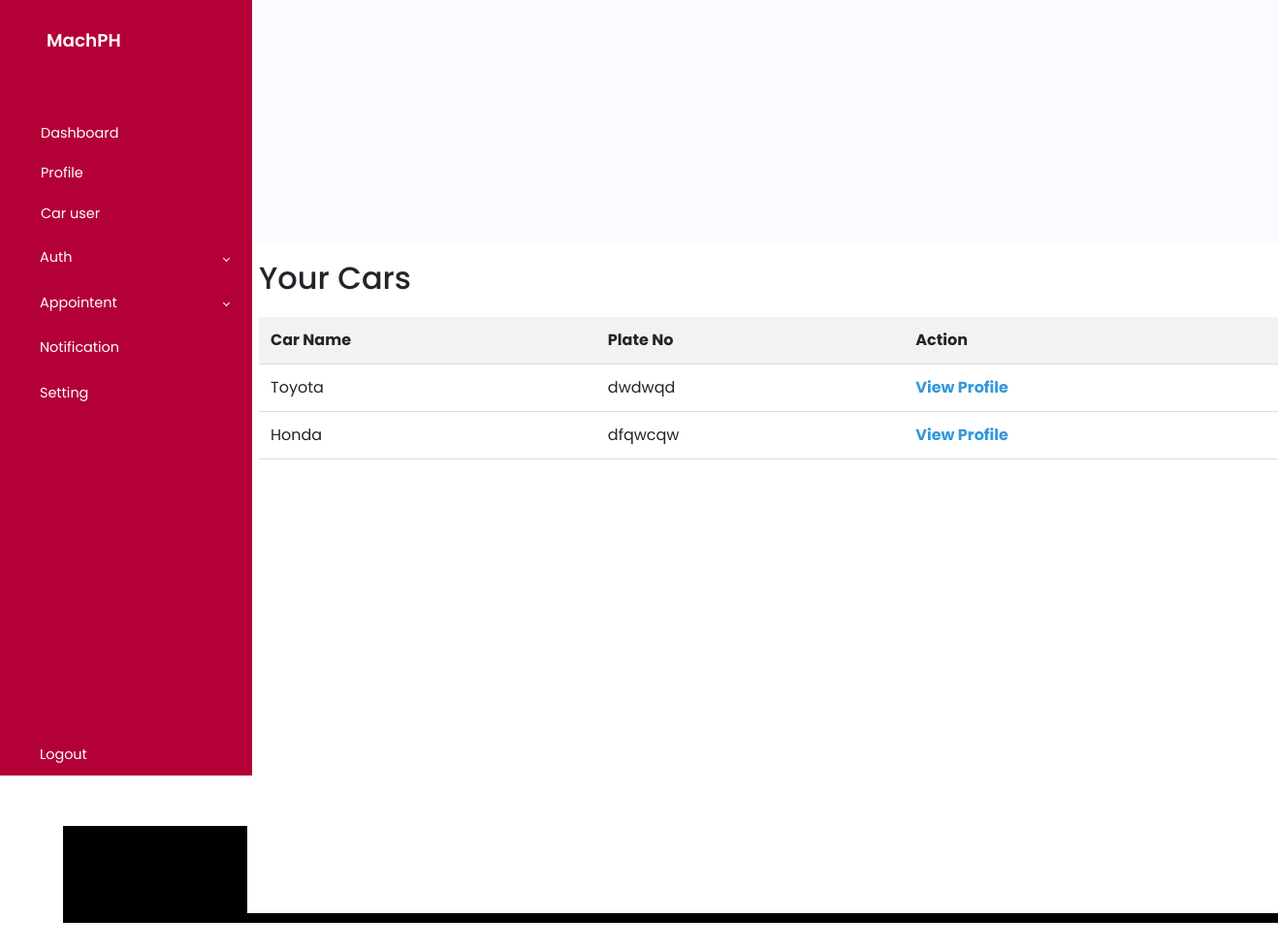
Screenshot of /carusers.php (signed in) with the database file from the repository.
### tables this page shows
CREATE TABLE `car` (
  `car_id` int(11) NOT NULL,
  `plateno` varchar(20) NOT NULL,
  `manufacturer` varchar(50) NOT NULL,
  `carmodel` varchar(50) NOT NULL,
  `year` int(11) NOT NULL,
  `bodyno` varchar(20) NOT NULL,
  `enginecc` int(11) NOT NULL,
  `gas` varchar(20) NOT NULL,
  `user_id` int(11) DEFAULT NULL
);

### carusers.php (the view, shortened to what this page needs)
<?php
include 'config.php';
$user_id = $_SESSION['user_id'];
$car_select = mysqli_query($conn, "SELECT * FROM car WHERE user_id = '$user_id'");
?>
<!DOCTYPE html>
<html lang="en">
<head>
    <link href="https://cdn.jsdelivr.net/npm/bootstrap@5.3.0-alpha3/dist/css/bootstrap.min.css" rel="stylesheet"
>
    <link rel="stylesheet" href="css/nav.css">
    <link rel="stylesheet" href="css/home.css">
    <link rel="stylesheet" href="https://unpkg.com/swiper/swiper-bundle.min.css"/>
    <link rel="stylesheet" href="css/home-second.css">
    <link rel="stylesheet" href="css/carusers.css">
</head>
<body>
    <div class="wrapper">
        <aside id="sidebar">
            <div class="d-flex">
                <button class="toggle-btn" type="button">
                </button>
                <div class="sidebar-logo">
                    <a href="home.php">MachPH</a>
                </div>
            </div>
            <ul class="sidebar-nav">
            <li class="sidebar-item">
                    <a href="home.php" class="sidebar-link">
                    <span class="active" style="margin-left: 13px;">Dashboard</span>
                    </a>
                </li>
                <li class="sidebar-item">
                    <a href="profile.php" class="sidebar-link">
                    <span style="margin-left: 13px;">Profile</span>
                    </a>
                </li>
                <li class="sidebar-item">
                    <a href="carusers.php" class="sidebar-link">
                    <span style="margin-left: 13px;">Car user</span>
                    </a>
                </li>
                <li class="sidebar-item">
                    <a href="#" class="sidebar-link collapsed has-dropdown" data-bs-toggle="collapse"
                        data-bs-target="#auth" aria-expanded="false" aria-controls="auth">
                        <span>Auth</span>
                    </a>
                </li>
                <li class="sidebar-item">
                    <a href="#" class="sidebar-link collapsed has-dropdown" data-bs-toggle="collapse"
                        data-bs-target="#multi" aria-expanded="false" aria-controls="multi">
                        <span>Appointent</span>
                    </a>
                </li>
                <li class="sidebar-item">
                    <a href="#" class="sidebar-link">
                        <span>Notification</span>
                    </a>
                </li>
                <li class="sidebar-item">
                    <a href="#" class="sidebar-link">
                        <span>Setting</span>
                    </a>
                </li>
            </ul>
            <div class="sidebar-footer">
            <a href="login.php" target="_blanck" class="sidebar-link">
                <span>Logout</span>
            </a>
            </div>
        </aside>
    </div>
    <div class="nav-container">
        <div class="upper-nav-container">
                <div class="img-icon-upper-nav">
                    <li><img class="upper-nav-icon-three" src="img/facebook.png" alt="facebook"></li>
                    <li><img class="upper-nav-icon-three" src="img/instagram.png" alt="instagram"></li>
                    <li><img class="upper-nav-icon-three-chrome"src="img/chrome.png" alt="chrome"></li>
                </div>
            <div class="upper-nav-icons-info">
                <li><img src="img/gmail.png" alt=""><span>hikaru@gmail.com</span></li>
                <li><img src="img/call.png" alt=""><span>0948-501-1228</span></li>
            </div>
            <div class="upper-nav-button">
                <a href="carprofile.php">Appointment</a>
            </div>
        </div>
    </div>
    <section class="cars-container">
        <div class="container">
            <h2>Your Cars</h2>
            <table class="table">
                <thead>
                    <tr>
                        <th>Car Name</th>
                        <th>Plate No</th>
                        <th>Action</th>
                    </tr>
                </thead>
                <tbody>
                <?php
                    while ($row = mysqli_fetch_assoc($car_select)) :
                    ?>
                       <tr>
                        <td><?php echo isset($row['manufacturer']) ? $row['manufacturer'] : ''; ?></td>
                        <td><?php echo isset($row['plateno']) ? $row['plateno'] : ''; ?></td>
                        <td><a href="carprofile.php?car_id=<?php echo $row['car_id']; ?>">View Profile</a></td>
                </tr>
                    <?php endwhile; ?>
                </tbody>
            </table>
        </div>
    </section>
</body>
</html>

### css/nav.css (style rules this page uses)
a { text-decoration: none; }
li { list-style: none; }
body { font-family: 'Poppins', sans-serif; }
.wrapper { display: flex; }
#sidebar { width: 70px; min-width: 70px; z-index: 1000; transition: all .25s ease-in-out; background-color: #b30036; display: flex; flex-direction: column; }
#sidebar.expand { width: 260px; min-width: 260px; }
.toggle-btn { background-color: transparent; cursor: pointer; border: 0; padding: 1rem 1.5rem; }
.sidebar-logo { margin: auto 0; }
.sidebar-logo a { color: #FFF; font-size: 1.15rem; font-weight: 600; }
.sidebar-nav { padding: 2rem 0; flex: 1 1 auto; }
a.sidebar-link { padding: .625rem 1.625rem; color: #FFF; display: block; font-size: 0.9rem; white-space: nowrap; border-left: 3px solid transparent; }
.sidebar-item { position: relative; }
#sidebar.expand .sidebar-link[data-bs-toggle="collapse"]::after { border: solid; border-width: 0 .075rem .075rem 0; content: ""; display: inline-block; padding: 2px; position: absolute; right: 1.5rem; top: 1.4rem; transform: rotate(-135deg); transition: all .2s ease-out; }
#sidebar.expand .sidebar-link[data-bs-toggle="collapse"].collapsed::after { transform: rotate(45deg); transition: all .2s ease-out; }

### css/home.css (style rules this page uses)
* { padding: 0; margin: 0; box-sizing: border-box; font-family: 'Poppins', 'Quicksand'; }
.upper-nav-container { position: absolute; background-color: rgb(0, 0, 0); bottom: 540px; left: 65px; width: 95.5%; height: 100px; }
.upper-nav-container .img-icon-upper-nav { margin-left: 650px; }
.upper-nav-container .img-icon-upper-nav li { display: inline-block; margin-right: 10px; margin-top: 40px; }
.upper-nav-icons-info { margin-top: -38px; margin-left: 850px; }
.upper-nav-icons-info li span { font-size: 14px; color: white; font-weight: 600; }
.upper-nav-button { margin-top: -33px; margin-left: 1115px; }
.upper-nav-button a { color: white; font-weight: 600; background-color: #ff7b00; padding: 10px; cursor: pointer; }

### css/home-second.css (style rules this page uses)
* { box-sizing: border-box; margin: 0; padding: 0; font-family: 'poppins'; }
section { position: relative; left: 10px; height: 500px; width: 1075px; display: flex; align-items: center; }

### css/carusers.css (style rules this page uses)
* { padding: 0; margin: 0; box-sizing: border-box; font-family: 'Poppins', 'Quicksand'; }
.cars-container { position: relative; background-color: rgb(255, 255, 255); bottom: 550px; left: 255px; width: 81.8%; height: 692px; }
.container { margin-top: -300px; }
.table { width: 100%; border-collapse: collapse; margin-top: 20px; margin-bottom: 150px; }
.table th, .table td { padding: 12px; text-align: left; border-bottom: 1px solid #ddd; }
.table th { background-color: #f2f2f2; }
.table a { text-decoration: none; color: #3498db; font-weight: bold; }

### rows the page displays
car: manufacturer "Toyota", plateno "dwdwqd"
car: manufacturer "Honda", plateno "dfqwcqw"
